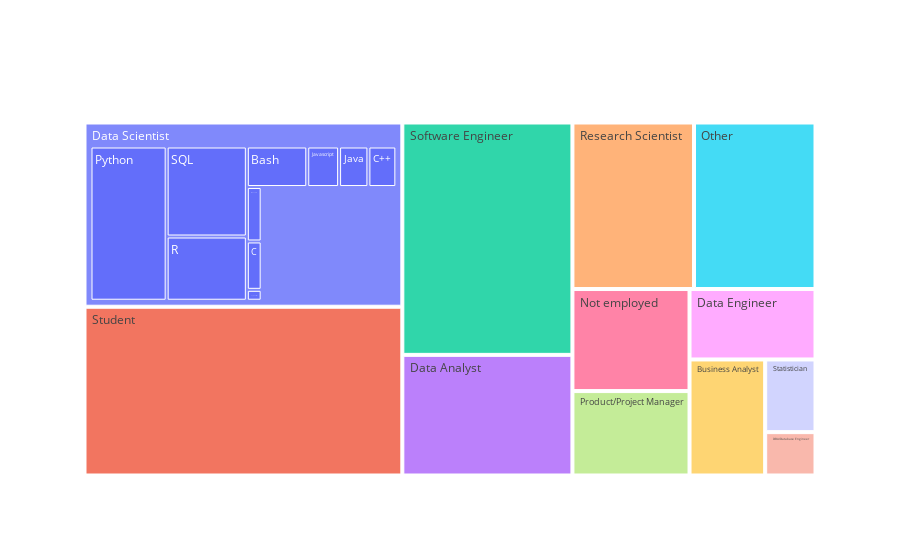

Here is the notebook cell this chart was saved with:
### Code cell
jobs_lang = multiple_choice[['Q5']]
jobs_lang.drop(0, axis=0, inplace=True)

jobs_lang = pd.concat([jobs_lang, q18_df], axis=1).fillna('')

job_lang_table = pd.DataFrame(index = jobs_lang['Q5'].unique())

labels = list(jobs_lang['Q5'].unique())
parents = [''] * len(jobs_lang['Q5'].unique())
values = [jobs_lang['Q5'].value_counts()[i] for i in jobs_lang['Q5'].unique()]

for i in q18_sub[:-2]:
    tmp = jobs_lang.groupby('Q5')[i].value_counts()
    for val, idx in zip(tmp, tmp.index):
        if idx[0] == '' or idx[1] == '': continue 
        print(val, idx)
        labels.append(idx[1])
        parents.append(idx[0])
        values.append(val)

fig = go.Figure(go.Treemap(
    labels = labels,
    parents = parents,
    values = values,
))

fig.show()

### Figure 1 — Plotly figure (JSON) as saved in the notebook; plotly's stock layout.template omitted (floating-point values rounded to 4 significant figures; data arrays with more than 128 entries replaced by an {"elided": "..."} marker saying what was removed)
{"data": [{"labels": {"elided": "144 str values"}, "parents": {"elided": "144 str values"}, "type": "treemap", "values": {"elided": "144 int values"}}], "layout": {}}
